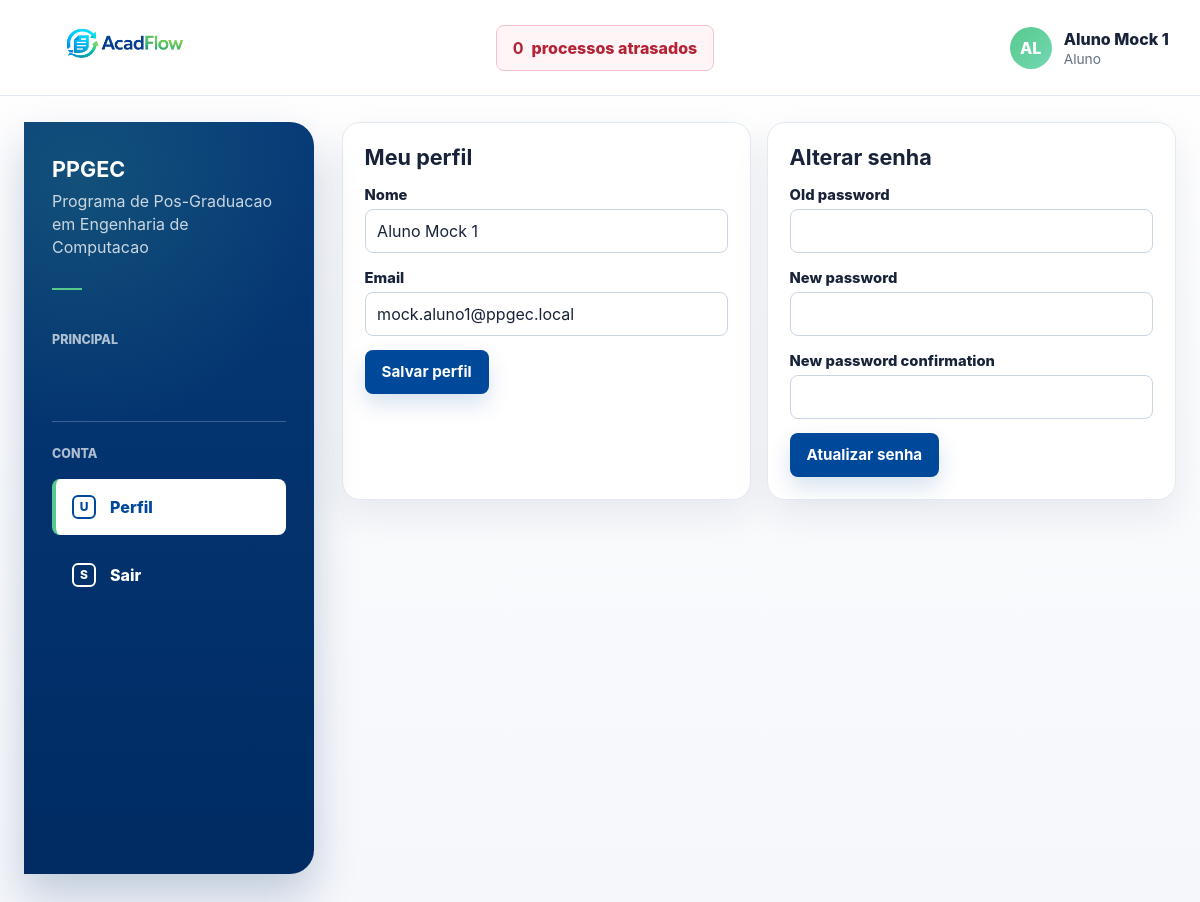
Page /me/ (signed in) on the committed database.
### processos/models.py (models this page shows, shortened)
class User(AbstractUser):
    class TipoUsuario(models.TextChoices):
        ALUNO = "ALUNO", "Aluno"
        DOCENTE = "DOCENTE", "Docente"
        SERVIDOR = "SERVIDOR", "Servidor"
    username = None
    first_name = None
    last_name = None
    nome = models.CharField(max_length=255)
    email = models.EmailField(unique=True)
    tipo_usuario = models.CharField(
        max_length=20,
        choices=TipoUsuario.choices,
        default=TipoUsuario.SERVIDOR,
    )
    USERNAME_FIELD = "email"
    REQUIRED_FIELDS = ["nome"]
    objects = UserManager()
    class Meta:
        ordering = ["nome", "email"]

### processos/views.py (the view)
# urls.py: path("me/", me_view, name="me"),
@login_required
def me_view(request):
    if request.method == "POST":
        if "save_profile" in request.POST:
            profile_form = UserProfileForm(request.POST, instance=request.user)
            password_form = PasswordChangeForm(user=request.user)
            if profile_form.is_valid():
                profile_form.save()
                messages.success(request, "Perfil atualizado com sucesso.")
                return redirect("me")
        elif "change_password" in request.POST:
            profile_form = UserProfileForm(instance=request.user)
            password_form = PasswordChangeForm(user=request.user, data=request.POST)
            if password_form.is_valid():
                user = password_form.save()
                update_session_auth_hash(request, user)
                messages.success(request, "Senha alterada com sucesso.")
                return redirect("me")
        else:
            profile_form = UserProfileForm(instance=request.user)
            password_form = PasswordChangeForm(user=request.user)
    else:
        profile_form = UserProfileForm(instance=request.user)
        password_form = PasswordChangeForm(user=request.user)
    return render(
        request,
        "processos/me.html",
        {
            "profile_form": profile_form,
            "password_form": password_form,
            "is_coordenador": _is_coordenador(request.user),
            "has_gestao_access": _has_gestao_access(request.user),
            "can_view_dashboard": _can_view_dashboard(request.user),
            "can_view_processos": _can_view_processos(request.user),
            "can_view_caixa": _can_view_caixa(request.user),
        },
    )

### processos/forms.py
class UserProfileForm(forms.ModelForm):
    class Meta:
        model = User
        fields = ["nome", "email"]

### processos/context_processors.py (called while the page is built)
def processos_atrasados(request):
    if not request.user.is_authenticated:
        return {}
    return {
        "processos_atrasados_count": processos_atrasados_queryset(request.user).count(),
        "processos_atrasados_url": processos_atrasados_url(request.user),
    }

### processos/services.py (called while the page is built, shortened)
def processos_atrasados_base_queryset():
    return Processo.objects.filter(
        prazo_limite__lt=timezone.localdate(),
    ).exclude(status=Processo.StatusProcesso.FINALIZADO)

def processos_atrasados_queryset(user):
    queryset = processos_atrasados_base_queryset()
    if not user.is_authenticated:
        return queryset.none()
    if user.tipo_usuario == User.TipoUsuario.SERVIDOR:
        return queryset
    return queryset.filter(usuario_criado_por=user)

def processos_atrasados_url(user):
    if user.is_authenticated and user.tipo_usuario in {User.TipoUsuario.SERVIDOR, User.TipoUsuario.DOCENTE}:
        if user.tipo_usuario == User.TipoUsuario.SERVIDOR or Docente.objects.filter(
            pk=user.pk,
            coordenador=True,
        ).exists():
            return f"{reverse('coordenacao_processos')}?atrasados=1"
    return f"{reverse('menu_meus_processos')}?my_atrasados=1"

### processos/views.py (called while the page is built)
def _is_docente(user):
    return user.is_authenticated and user.tipo_usuario == User.TipoUsuario.DOCENTE

def _is_servidor(user):
    return user.is_authenticated and user.tipo_usuario == User.TipoUsuario.SERVIDOR

def _is_coordenador(user):
    if not user.is_authenticated or user.tipo_usuario != User.TipoUsuario.DOCENTE:
        return False
    try:
        return bool(user.docente.coordenador)
    except Docente.DoesNotExist:
        return False

def _has_gestao_access(user):
    return _is_coordenador(user) or _is_servidor(user)

def _can_view_dashboard(user):
    return _has_gestao_access(user)

def _can_view_processos(user):
    return _is_coordenador(user) or _is_servidor(user)

def _can_view_caixa(user):
    return _is_docente(user) or _is_servidor(user)

### templates/processos/me.html (shortened to what this page needs)
{% extends "base.html" %}
{% block content %}
<section class="grid-two">
    <article class="card">
        <h1 class="section-title">Meu perfil</h1>
        <form method="post">
            {% for field in profile_form %}
                <div class="field">
                    <label for="{{ field.id_for_label }}">{{ field.label }}</label>
                    {{ field }}
                </div>
            {% endfor %}
            <button type="submit" class="btn">Salvar perfil</button>
        </form>
    </article>
    <article class="card">
        <h2 class="section-title">Alterar senha</h2>
        <form method="post">
            {% for field in password_form %}
                <div class="field">
                    <label for="{{ field.id_for_label }}">{{ field.label }}</label>
                    {{ field }}
                </div>
            {% endfor %}
            <button type="submit" class="btn">Atualizar senha</button>
        </form>
    </article>
</section>
{% endblock %}

### templates/base.html (shortened to what this page needs)
{% load static %}
<!doctype html>
<html lang="pt-BR">
<head>
    <link rel="stylesheet" href="{% static 'css/app.css' %}">
</head>
<body>
<div class="app-shell">
    {% if user.is_authenticated %}
        <header class="topbar">
            <div class="container topbar-content">
                <a class="brand" href="{% url 'home' %}" aria-label="AcadFlow">
                    <img class="brand-logo" src="{% static 'img/acadflow-logo.png' %}" alt="AcadFlow">
                </a>
                <a class="overdue-link" href="{{ processos_atrasados_url }}">
                    <strong>{{ processos_atrasados_count|default:0 }}</strong>
                    <span>processos atrasados</span>
                </a>
                <details class="user-menu">
                    <summary class="user-chip">
                        <span class="avatar" aria-hidden="true">{{ user.nome|default:user.email|slice:":2"|upper }}</span>
                        <span class="user-meta">
                            <span class="user-name">{{ user.nome }}</span>
                            <span class="user-role">{{ user.get_tipo_usuario_display }}</span>
                        </span>
                    </summary>
                </details>
            </div>
        </header>
    {% endif %}
    <main class="main-area">
        <div class="container">
            {% if user.is_authenticated %}
                <div class="layout">
                    <aside class="sidebar" aria-label="Menu principal">
                        <div class="sidebar-program">
                            <strong>PPGEC</strong>
                            <span>Programa de Pos-Graduacao em Engenharia de Computacao</span>
                            <span class="sidebar-rule"></span>
                        </div>
                        <p class="sidebar-label">Principal</p>
                        <div class="sidebar-footer">
                            <p class="sidebar-label">Conta</p>
                            <ul class="side-menu">
                                <li>
                                    <a class="{% if request.resolver_match.url_name == 'me' %}is-active{% endif %}" href="{% url 'me' %}">
                                        <span class="side-icon">U</span>
                                        Perfil
                                    </a>
                                </li>
                                <li>
                                    <form method="post" action="{% url 'logout' %}" class="side-form">
                                        <button type="submit">
                                            <span class="side-icon">S</span>
                                            Sair
                                        </button>
                                    </form>
                                </li>
                            </ul>
                        </div>
                    </aside>
                    <section class="content-area">
            {% endif %}
            {% block content %}{% endblock %}
            {% if user.is_authenticated %}
                    </section>
                </div>
            {% endif %}
        </div>
    </main>
</div>
</body>
</html>

### rows in the picture
User: nome "AL", nome "Aluno Mock 1", tipo_usuario "Aluno", profile_form "Aluno Mock 1" "mock.aluno1@ppgec.local"

### other values in the picture
{{ processos_atrasados_count|default:0 }} "0"
{{ field.label }} "Nome" "Email"
{{ field.label }} "Old password" "New password" "New password confirmation"
